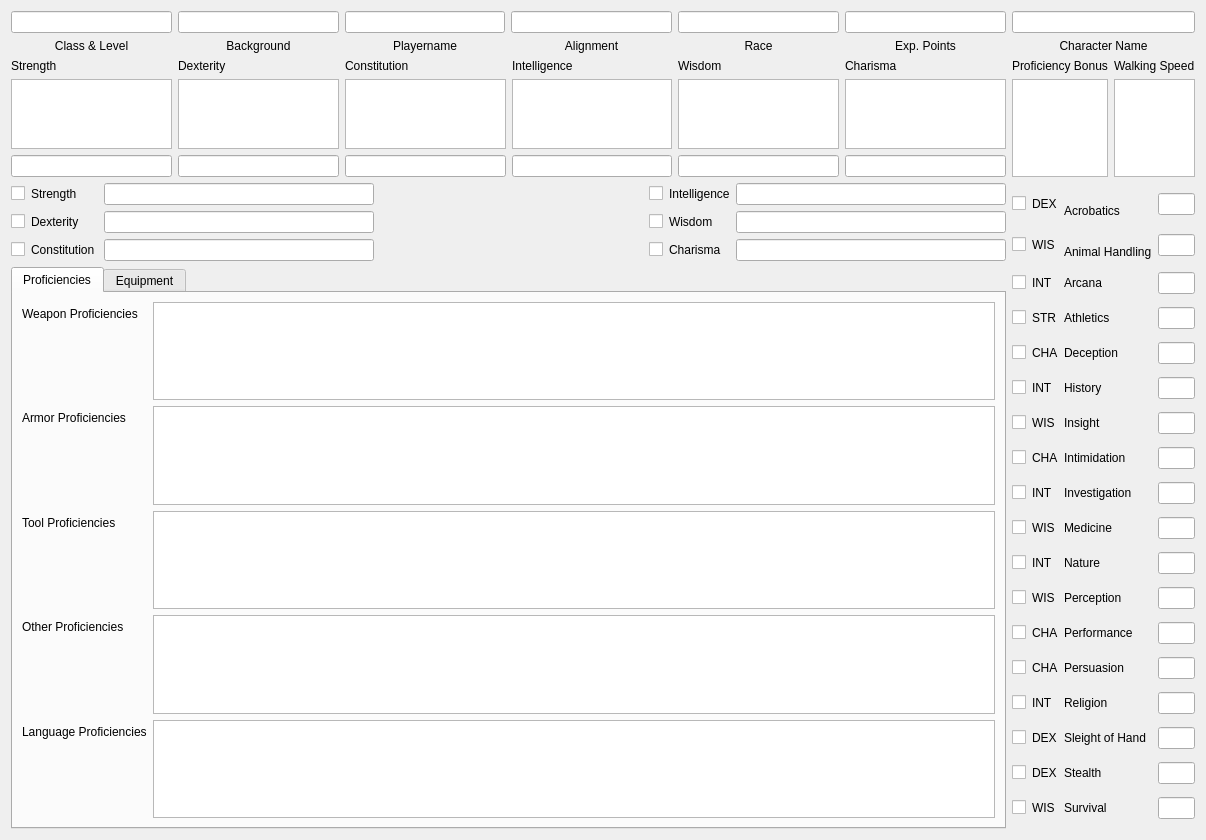
<?xml version="1.0" encoding="UTF-8"?>
<ui version="4.0">
 <class>SheetPage</class>
 <widget class="QWidget" name="SheetPage">
  <property name="geometry">
   <rect>
    <x>0</x>
    <y>0</y>
    <width>1206</width>
    <height>840</height>
   </rect>
  </property>
  <property name="windowTitle">
   <string>Form</string>
  </property>
  <layout class="QGridLayout" name="gridLayout_3">
   <item row="1" column="0">
    <layout class="QGridLayout" name="abilityLayout">
     <item row="0" column="6">
      <widget class="QLabel" name="label_13">
       <property name="text">
        <string>Charisma</string>
       </property>
      </widget>
     </item>
     <item row="1" column="6">
      <widget class="QTextEdit" name="chaModBox"/>
     </item>
     <item row="1" column="5">
      <widget class="QTextEdit" name="wisModBox"/>
     </item>
     <item row="1" column="1">
      <widget class="QTextEdit" name="StrModBox"/>
     </item>
     <item row="2" column="4">
      <widget class="QLineEdit" name="intScoreBox"/>
     </item>
     <item row="0" column="5">
      <widget class="QLabel" name="label_10">
       <property name="text">
        <string>Wisdom </string>
       </property>
      </widget>
     </item>
     <item row="2" column="3">
      <widget class="QLineEdit" name="conScoreBox"/>
     </item>
     <item row="2" column="1">
      <widget class="QLineEdit" name="strScoreBox"/>
     </item>
     <item row="1" column="4">
      <widget class="QTextEdit" name="intModBox"/>
     </item>
     <item row="0" column="4">
      <widget class="QLabel" name="label_11">
       <property name="text">
        <string>Intelligence</string>
       </property>
      </widget>
     </item>
     <item row="0" column="3">
      <widget class="QLabel" name="label_8">
       <property name="text">
        <string>Constitution </string>
       </property>
      </widget>
     </item>
     <item row="0" column="2">
      <widget class="QLabel" name="label_12">
       <property name="text">
        <string>Dexterity</string>
       </property>
      </widget>
     </item>
     <item row="2" column="5">
      <widget class="QLineEdit" name="wisScoreBox"/>
     </item>
     <item row="1" column="2">
      <widget class="QTextEdit" name="DexModBox"/>
     </item>
     <item row="1" column="3">
      <widget class="QTextEdit" name="conModBox"/>
     </item>
     <item row="2" column="6">
      <widget class="QLineEdit" name="chaScoreBox"/>
     </item>
     <item row="2" column="2">
      <widget class="QLineEdit" name="dexScoreBox"/>
     </item>
     <item row="0" column="1">
      <widget class="QLabel" name="label_15">
       <property name="text">
        <string>Strength</string>
       </property>
      </widget>
     </item>
    </layout>
   </item>
   <item row="0" column="0">
    <layout class="QGridLayout" name="gridLayout">
     <item row="0" column="4">
      <widget class="QLineEdit" name="raceBox"/>
     </item>
     <item row="1" column="0">
      <widget class="QLabel" name="classNameBox">
       <property name="text">
        <string>Class &amp; Level</string>
       </property>
       <property name="alignment">
        <set>Qt::AlignCenter</set>
       </property>
      </widget>
     </item>
     <item row="1" column="1">
      <widget class="QLabel" name="backgroundNameLabel">
       <property name="text">
        <string>Background</string>
       </property>
       <property name="alignment">
        <set>Qt::AlignCenter</set>
       </property>
      </widget>
     </item>
     <item row="1" column="5">
      <widget class="QLabel" name="label_6">
       <property name="text">
        <string>Exp. Points</string>
       </property>
       <property name="alignment">
        <set>Qt::AlignCenter</set>
       </property>
      </widget>
     </item>
     <item row="0" column="2">
      <widget class="QLineEdit" name="playerNameBox"/>
     </item>
     <item row="1" column="2">
      <widget class="QLabel" name="playerNameLabel">
       <property name="text">
        <string>Playername</string>
       </property>
       <property name="alignment">
        <set>Qt::AlignCenter</set>
       </property>
      </widget>
     </item>
     <item row="1" column="3">
      <widget class="QLabel" name="label_4">
       <property name="text">
        <string>Alignment</string>
       </property>
       <property name="alignment">
        <set>Qt::AlignCenter</set>
       </property>
      </widget>
     </item>
     <item row="1" column="4">
      <widget class="QLabel" name="label_5">
       <property name="text">
        <string>Race</string>
       </property>
       <property name="alignment">
        <set>Qt::AlignCenter</set>
       </property>
      </widget>
     </item>
     <item row="0" column="1">
      <widget class="QLineEdit" name="backgroundNameBox"/>
     </item>
     <item row="0" column="3">
      <widget class="QLineEdit" name="alignmentBox"/>
     </item>
     <item row="0" column="5">
      <widget class="QLineEdit" name="exPointBox"/>
     </item>
     <item row="0" column="0">
      <widget class="QLineEdit" name="classBox"/>
     </item>
    </layout>
   </item>
   <item row="2" column="0">
    <layout class="QGridLayout" name="savingThrowLayout">
     <item row="2" column="0">
      <widget class="QCheckBox" name="conThrowProfBox">
       <property name="text">
        <string/>
       </property>
      </widget>
     </item>
     <item row="1" column="0">
      <widget class="QCheckBox" name="dexThrowProfBox">
       <property name="text">
        <string/>
       </property>
      </widget>
     </item>
     <item row="2" column="6">
      <widget class="QLineEdit" name="chaThrowBox"/>
     </item>
     <item row="1" column="2">
      <widget class="QLineEdit" name="dexThrowBox"/>
     </item>
     <item row="0" column="2">
      <widget class="QLineEdit" name="strThrowBox"/>
     </item>
     <item row="0" column="4">
      <widget class="QCheckBox" name="intThrowProfBox">
       <property name="text">
        <string/>
       </property>
      </widget>
     </item>
     <item row="0" column="6">
      <widget class="QLineEdit" name="intThrowBox"/>
     </item>
     <item row="2" column="2">
      <widget class="QLineEdit" name="conThrowBox"/>
     </item>
     <item row="2" column="4">
      <widget class="QCheckBox" name="chaThrowProfBox">
       <property name="text">
        <string/>
       </property>
      </widget>
     </item>
     <item row="1" column="4">
      <widget class="QCheckBox" name="wisThrowProfBox">
       <property name="text">
        <string/>
       </property>
      </widget>
     </item>
     <item row="1" column="6">
      <widget class="QLineEdit" name="wisThrowBox"/>
     </item>
     <item row="0" column="0">
      <widget class="QCheckBox" name="strThrowProfBox">
       <property name="text">
        <string/>
       </property>
      </widget>
     </item>
     <item row="2" column="3">
      <spacer name="horizontalSpacer">
       <property name="orientation">
        <enum>Qt::Horizontal</enum>
       </property>
       <property name="sizeHint" stdset="0">
        <size>
         <width>40</width>
         <height>20</height>
        </size>
       </property>
      </spacer>
     </item>
     <item row="0" column="1">
      <widget class="QLabel" name="label_9">
       <property name="text">
        <string>Strength</string>
       </property>
      </widget>
     </item>
     <item row="1" column="1">
      <widget class="QLabel" name="label_14">
       <property name="text">
        <string>Dexterity</string>
       </property>
      </widget>
     </item>
     <item row="2" column="1">
      <widget class="QLabel" name="label_16">
       <property name="text">
        <string>Constitution </string>
       </property>
      </widget>
     </item>
     <item row="0" column="5">
      <widget class="QLabel" name="label_18">
       <property name="text">
        <string>Intelligence</string>
       </property>
      </widget>
     </item>
     <item row="1" column="5">
      <widget class="QLabel" name="label_19">
       <property name="text">
        <string>Wisdom </string>
       </property>
      </widget>
     </item>
     <item row="2" column="5">
      <widget class="QLabel" name="label_17">
       <property name="text">
        <string>Charisma</string>
       </property>
      </widget>
     </item>
    </layout>
   </item>
   <item row="0" column="1">
    <layout class="QVBoxLayout" name="verticalLayout">
     <item>
      <widget class="QLineEdit" name="charName"/>
     </item>
     <item>
      <widget class="QLabel" name="charNameBox">
       <property name="text">
        <string>Character Name</string>
       </property>
       <property name="alignment">
        <set>Qt::AlignCenter</set>
       </property>
      </widget>
     </item>
    </layout>
   </item>
   <item row="1" column="1">
    <layout class="QGridLayout" name="gridLayout_2">
     <item row="0" column="1">
      <widget class="QLabel" name="label_21">
       <property name="text">
        <string>Walking Speed</string>
       </property>
      </widget>
     </item>
     <item row="1" column="0">
      <widget class="QTextEdit" name="profBonusBox"/>
     </item>
     <item row="1" column="1">
      <widget class="QTextEdit" name="speedBox"/>
     </item>
     <item row="0" column="0">
      <widget class="QLabel" name="label_20">
       <property name="text">
        <string>Proficiency Bonus</string>
       </property>
      </widget>
     </item>
    </layout>
   </item>
   <item row="3" column="0">
    <widget class="QTabWidget" name="tabWidget">
     <property name="currentIndex">
      <number>0</number>
     </property>
     <widget class="QWidget" name="profTab">
      <attribute name="title">
       <string>Proficiencies</string>
      </attribute>
      <layout class="QFormLayout" name="formLayout">
       <item row="0" column="0">
        <widget class="QLabel" name="label">
         <property name="text">
          <string>Weapon Proficiencies</string>
         </property>
        </widget>
       </item>
       <item row="0" column="1">
        <widget class="QPlainTextEdit" name="weaponProficienciesBox"/>
       </item>
       <item row="1" column="0">
        <widget class="QLabel" name="label_2">
         <property name="text">
          <string>Armor Proficiencies</string>
         </property>
        </widget>
       </item>
       <item row="1" column="1">
        <widget class="QPlainTextEdit" name="armorProficienciesBox"/>
       </item>
       <item row="2" column="0">
        <widget class="QLabel" name="label_3">
         <property name="text">
          <string>Tool Proficiencies</string>
         </property>
        </widget>
       </item>
       <item row="2" column="1">
        <widget class="QPlainTextEdit" name="toolProficienciesBox"/>
       </item>
       <item row="3" column="0">
        <widget class="QLabel" name="label_7">
         <property name="text">
          <string>Other Proficiencies</string>
         </property>
        </widget>
       </item>
       <item row="3" column="1">
        <widget class="QPlainTextEdit" name="otherProficienciesBox"/>
       </item>
       <item row="4" column="0">
        <widget class="QLabel" name="label_58">
         <property name="text">
          <string>Language Proficiencies</string>
         </property>
        </widget>
       </item>
       <item row="4" column="1">
        <widget class="QPlainTextEdit" name="languageProficienciesBox"/>
       </item>
      </layout>
     </widget>
     <widget class="QWidget" name="equipTab">
      <attribute name="title">
       <string>Equipment</string>
      </attribute>
     </widget>
    </widget>
   </item>
   <item row="2" column="1" rowspan="2">
    <layout class="QGridLayout" name="skills" columnstretch="0,0,0,0,0,0,0">
     <item row="15" column="5">
      <widget class="QLabel" name="label_53">
       <property name="text">
        <string>Sleight of Hand</string>
       </property>
      </widget>
     </item>
     <item row="3" column="6">
      <widget class="QLineEdit" name="athBox"/>
     </item>
     <item row="12" column="0">
      <widget class="QCheckBox" name="perfCheck">
       <property name="text">
        <string/>
       </property>
      </widget>
     </item>
     <item row="9" column="5">
      <widget class="QLabel" name="label_47">
       <property name="text">
        <string>Medicine</string>
       </property>
      </widget>
     </item>
     <item row="14" column="0">
      <widget class="QCheckBox" name="relCheck">
       <property name="text">
        <string/>
       </property>
      </widget>
     </item>
     <item row="0" column="1" colspan="4">
      <widget class="QLabel" name="label_36">
       <property name="text">
        <string>DEX</string>
       </property>
      </widget>
     </item>
     <item row="16" column="6">
      <widget class="QLineEdit" name="steBox"/>
     </item>
     <item row="16" column="1" colspan="4">
      <widget class="QLabel" name="label_54">
       <property name="text">
        <string>DEX</string>
       </property>
      </widget>
     </item>
     <item row="16" column="5">
      <widget class="QLabel" name="label_55">
       <property name="text">
        <string>Stealth</string>
       </property>
      </widget>
     </item>
     <item row="8" column="1" colspan="4">
      <widget class="QLabel" name="label_22">
       <property name="text">
        <string>INT</string>
       </property>
      </widget>
     </item>
     <item row="6" column="1" colspan="4">
      <widget class="QLabel" name="label_35">
       <property name="text">
        <string>WIS</string>
       </property>
      </widget>
     </item>
     <item row="7" column="1" colspan="4">
      <widget class="QLabel" name="label_33">
       <property name="text">
        <string>CHA</string>
       </property>
      </widget>
     </item>
     <item row="9" column="0">
      <widget class="QCheckBox" name="medCheck">
       <property name="text">
        <string/>
       </property>
      </widget>
     </item>
     <item row="16" column="0">
      <widget class="QCheckBox" name="steCheck">
       <property name="text">
        <string/>
       </property>
      </widget>
     </item>
     <item row="1" column="5">
      <widget class="QLabel" name="label_39">
       <property name="text">
        <string>
Animal Handling</string>
       </property>
      </widget>
     </item>
     <item row="11" column="1" colspan="4">
      <widget class="QLabel" name="label_25">
       <property name="text">
        <string>WIS</string>
       </property>
      </widget>
     </item>
     <item row="4" column="6">
      <widget class="QLineEdit" name="decBox"/>
     </item>
     <item row="10" column="1" colspan="4">
      <widget class="QLabel" name="label_23">
       <property name="text">
        <string>INT</string>
       </property>
      </widget>
     </item>
     <item row="7" column="6">
      <widget class="QLineEdit" name="intiBox"/>
     </item>
     <item row="10" column="6">
      <widget class="QLineEdit" name="natBox"/>
     </item>
     <item row="0" column="0">
      <widget class="QCheckBox" name="acrCheck">
       <property name="text">
        <string/>
       </property>
      </widget>
     </item>
     <item row="3" column="1" colspan="4">
      <widget class="QLabel" name="label_31">
       <property name="text">
        <string>STR</string>
       </property>
      </widget>
     </item>
     <item row="3" column="0">
      <widget class="QCheckBox" name="athCheck">
       <property name="text">
        <string/>
       </property>
      </widget>
     </item>
     <item row="6" column="5">
      <widget class="QLabel" name="label_44">
       <property name="text">
        <string>Insight</string>
       </property>
      </widget>
     </item>
     <item row="10" column="5">
      <widget class="QLabel" name="label_48">
       <property name="text">
        <string>Nature</string>
       </property>
      </widget>
     </item>
     <item row="4" column="0">
      <widget class="QCheckBox" name="decCheck">
       <property name="text">
        <string/>
       </property>
      </widget>
     </item>
     <item row="14" column="6">
      <widget class="QLineEdit" name="relBox"/>
     </item>
     <item row="12" column="5">
      <widget class="QLabel" name="label_50">
       <property name="text">
        <string>Performance</string>
       </property>
      </widget>
     </item>
     <item row="1" column="1" colspan="4">
      <widget class="QLabel" name="label_34">
       <property name="text">
        <string>WIS</string>
       </property>
      </widget>
     </item>
     <item row="2" column="6">
      <widget class="QLineEdit" name="arcBox"/>
     </item>
     <item row="8" column="6">
      <widget class="QLineEdit" name="invBox"/>
     </item>
     <item row="13" column="6">
      <widget class="QLineEdit" name="persBox"/>
     </item>
     <item row="2" column="1" colspan="4">
      <widget class="QLabel" name="label_37">
       <property name="text">
        <string>INT</string>
       </property>
      </widget>
     </item>
     <item row="9" column="6">
      <widget class="QLineEdit" name="medBox"/>
     </item>
     <item row="14" column="1" colspan="4">
      <widget class="QLabel" name="label_26">
       <property name="text">
        <string>INT</string>
       </property>
      </widget>
     </item>
     <item row="8" column="0">
      <widget class="QCheckBox" name="invCheck">
       <property name="text">
        <string/>
       </property>
      </widget>
     </item>
     <item row="10" column="0">
      <widget class="QCheckBox" name="natCheck">
       <property name="text">
        <string/>
       </property>
      </widget>
     </item>
     <item row="5" column="6">
      <widget class="QLineEdit" name="hisBox"/>
     </item>
     <item row="8" column="5">
      <widget class="QLabel" name="label_46">
       <property name="text">
        <string>Investigation</string>
       </property>
      </widget>
     </item>
     <item row="0" column="6">
      <widget class="QLineEdit" name="acroBox"/>
     </item>
     <item row="12" column="1" colspan="4">
      <widget class="QLabel" name="label_29">
       <property name="text">
        <string>CHA</string>
       </property>
      </widget>
     </item>
     <item row="11" column="6">
      <widget class="QLineEdit" name="perBox"/>
     </item>
     <item row="15" column="1" colspan="4">
      <widget class="QLabel" name="label_27">
       <property name="text">
        <string>DEX</string>
       </property>
      </widget>
     </item>
     <item row="9" column="1" colspan="4">
      <widget class="QLabel" name="label_24">
       <property name="text">
        <string>WIS</string>
       </property>
      </widget>
     </item>
     <item row="0" column="5">
      <widget class="QLabel" name="label_38">
       <property name="text">
        <string>
Acrobatics</string>
       </property>
      </widget>
     </item>
     <item row="13" column="1" colspan="4">
      <widget class="QLabel" name="label_28">
       <property name="text">
        <string>CHA</string>
       </property>
      </widget>
     </item>
     <item row="3" column="5">
      <widget class="QLabel" name="label_41">
       <property name="text">
        <string>Athletics</string>
       </property>
      </widget>
     </item>
     <item row="5" column="1" colspan="4">
      <widget class="QLabel" name="label_32">
       <property name="text">
        <string>INT</string>
       </property>
      </widget>
     </item>
     <item row="1" column="6">
      <widget class="QLineEdit" name="aniBox"/>
     </item>
     <item row="15" column="6">
      <widget class="QLineEdit" name="sleBox"/>
     </item>
     <item row="2" column="5">
      <widget class="QLabel" name="label_40">
       <property name="text">
        <string>Arcana</string>
       </property>
      </widget>
     </item>
     <item row="6" column="6">
      <widget class="QLineEdit" name="insBox"/>
     </item>
     <item row="14" column="5">
      <widget class="QLabel" name="label_52">
       <property name="text">
        <string>Religion</string>
       </property>
      </widget>
     </item>
     <item row="1" column="0">
      <widget class="QCheckBox" name="aniCheck">
       <property name="text">
        <string/>
       </property>
      </widget>
     </item>
     <item row="7" column="0">
      <widget class="QCheckBox" name="intiCheck">
       <property name="text">
        <string/>
       </property>
      </widget>
     </item>
     <item row="13" column="5">
      <widget class="QLabel" name="label_51">
       <property name="text">
        <string>Persuasion</string>
       </property>
      </widget>
     </item>
     <item row="6" column="0">
      <widget class="QCheckBox" name="insCheck">
       <property name="text">
        <string/>
       </property>
      </widget>
     </item>
     <item row="11" column="0">
      <widget class="QCheckBox" name="perCheck">
       <property name="text">
        <string/>
       </property>
      </widget>
     </item>
     <item row="4" column="5">
      <widget class="QLabel" name="label_42">
       <property name="text">
        <string>Deception</string>
       </property>
      </widget>
     </item>
     <item row="2" column="0">
      <widget class="QCheckBox" name="arcCheck">
       <property name="text">
        <string/>
       </property>
      </widget>
     </item>
     <item row="15" column="0">
      <widget class="QCheckBox" name="sleCheck">
       <property name="text">
        <string/>
       </property>
      </widget>
     </item>
     <item row="13" column="0">
      <widget class="QCheckBox" name="persCheck">
       <property name="text">
        <string/>
       </property>
      </widget>
     </item>
     <item row="11" column="5">
      <widget class="QLabel" name="label_49">
       <property name="text">
        <string>Perception</string>
       </property>
      </widget>
     </item>
     <item row="5" column="5">
      <widget class="QLabel" name="label_43">
       <property name="text">
        <string>History</string>
       </property>
      </widget>
     </item>
     <item row="5" column="0">
      <widget class="QCheckBox" name="hisCheck">
       <property name="text">
        <string/>
       </property>
      </widget>
     </item>
     <item row="4" column="1" colspan="4">
      <widget class="QLabel" name="label_30">
       <property name="text">
        <string>CHA</string>
       </property>
      </widget>
     </item>
     <item row="12" column="6">
      <widget class="QLineEdit" name="perfBox"/>
     </item>
     <item row="7" column="5">
      <widget class="QLabel" name="label_45">
       <property name="text">
        <string>Intimidation</string>
       </property>
      </widget>
     </item>
     <item row="17" column="5">
      <widget class="QLabel" name="label_56">
       <property name="text">
        <string>Survival</string>
       </property>
      </widget>
     </item>
     <item row="17" column="6">
      <widget class="QLineEdit" name="surBox"/>
     </item>
     <item row="17" column="0">
      <widget class="QCheckBox" name="surCheck">
       <property name="text">
        <string/>
       </property>
      </widget>
     </item>
     <item row="17" column="1" colspan="4">
      <widget class="QLabel" name="label_57">
       <property name="text">
        <string>WIS</string>
       </property>
      </widget>
     </item>
    </layout>
   </item>
  </layout>
 </widget>
 <resources/>
 <connections/>
</ui>
